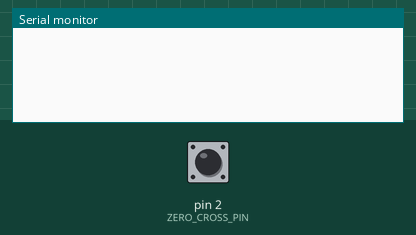
Simulated run of this sketch. Board: Arduino Uno, built with avr-gcc and run on an emulated ATmega328P. Parts: the last lines printed to the serial monitor. Inputs (shaded band) come from the test bench; at power-on: pin 2 (ZERO_CROSS_PIN) HIGH.

Above: at 1.2 s.
1.3 s: pin 2 (ZERO_CROSS_PIN) pulsed LOW 2 times (0.12 s each, 0.3 s apart)
At 2.4 s:
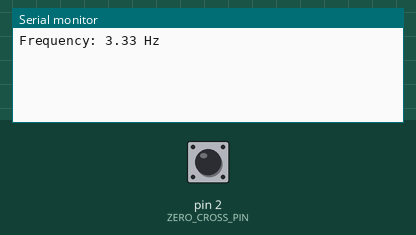
3.5 s: pin 2 (ZERO_CROSS_PIN) pulled LOW for 0.15 s
At 4.8 s:
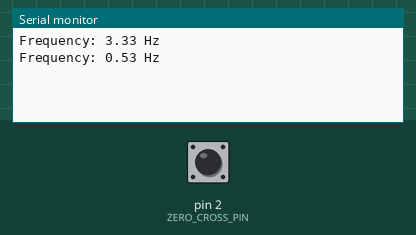
5.1 s: pin 2 (ZERO_CROSS_PIN) pulled LOW for 1 s
At 6.6 s:
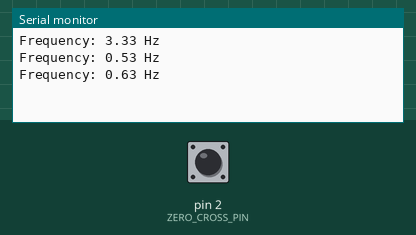
7.6 s: pin 2 (ZERO_CROSS_PIN) pulled LOW for 0.15 s
At 9.4 s:
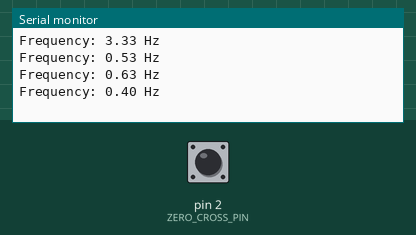
Timing chart, 0 to 10.2 s (numbered marks = the images above; inputs shaded):
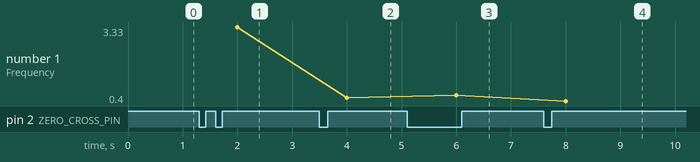

Measured:
- after the input at 1.3 s, the serial monitor: prints a new line after 0.70 s (image 1)
- after the input at 3.5 s, the serial monitor: prints a new line after 0.50 s (image 2)
- after the input at 5.1 s, the serial monitor: prints a new line after 0.90 s (image 3)
- after the input at 7.6 s, the serial monitor: prints a new line after 0.40 s (image 4)
- plotted number 1: 3.33 → 0.53 after the input at 3.5 s, 0.53 → 0.63 after the input at 5.1 s, 0.63 → 0.4 after the input at 7.6 s

The sketch:

interrupt_driven_432.ino
```cpp
// snippet: interrupt_driven_432
// tags: avr/interrupt
// boards: avr, megaavr, nano33iot, romi32u4, rp2040
// library: avr/interrupt
// description: Detect a falling edge on pin 2 (e
// prompts: detect, falling, zero-crossing, detector), measure, between
// verified: compile-only
// source: kd-generated (id 432)
// exact-include: avr/interrupt.h

#include <avr/interrupt.h>

const int ZERO_CROSS_PIN = 2;
volatile unsigned long lastTime = 0;
volatile unsigned long period = 0;
volatile bool detected = false;

void setup() {
  Serial.begin(9600);
  pinMode(ZERO_CROSS_PIN, INPUT_PULLUP);
  attachInterrupt(digitalPinToInterrupt(ZERO_CROSS_PIN), zeroCross, FALLING);
}

void loop() {
  static unsigned long prevMs = 0;
  unsigned long now = millis();
  if (now - prevMs >= 1000) {
    prevMs = now;
    noInterrupts();
    bool wasDetected = detected;
    unsigned long p = period;
    detected = false;
    interrupts();
    if (wasDetected) {
      float frequency = 1000000.0 / p;  // Convert period to frequency
      Serial.print("Frequency: ");
      Serial.print(frequency);
      Serial.println(" Hz");
    }
  }
}

void zeroCross() {
  unsigned long now = micros();
  if (lastTime != 0) {
    period = now - lastTime;
    detected = true;
  }
  lastTime = now;
}
```
